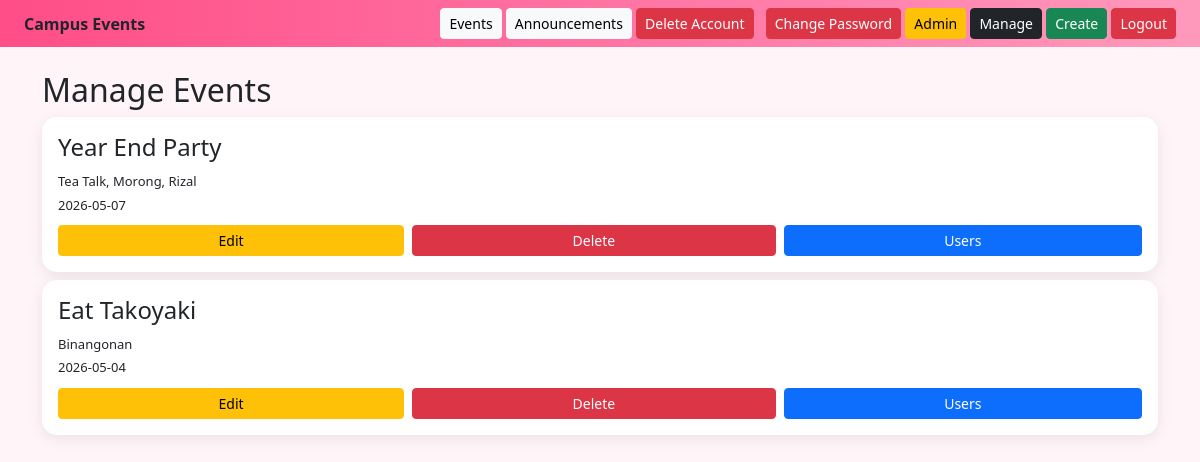
The page /WAD_SD_PROJECT/admin/manage_events.php (signed in) on the database its author committed.
### tables this page shows
CREATE TABLE `events` (
  `id` int(11) NOT NULL,
  `title` varchar(255) NOT NULL,
  `venue` varchar(255) NOT NULL,
  `event_date` date NOT NULL,
  `image` varchar(255) DEFAULT NULL
);

### WAD_SD_PROJECT/admin/manage_events.php (the view, shortened to what this page needs)
<?php
include '../config.php';
$events = $conn->query("SELECT * FROM events");
?>
<!DOCTYPE html>
<html>
<head>
<?php include '../includes/bootstrap.php'; ?>
</head>
<body>
<?php include '../includes/navbar.php'; ?>
<div class="container mt-4">
<h2>Manage Events</h2>
<?php while($e=$events->fetch_assoc()){ ?>
<div class="card card-custom p-3 mb-2">
<h4><?= $e['title'] ?></h4>
<p><?= $e['venue'] ?></p>
<p><?= $e['event_date'] ?></p>
<div class="d-flex gap-2 mt-2">
<a class="btn btn-warning btn-sm flex-fill" href="edit_event.php?id=<?= $e['id'] ?>">Edit</a>
<a class="btn btn-danger btn-sm flex-fill" href="delete_event.php?id=<?= $e['id'] ?>">Delete</a>
<a class="btn btn-primary btn-sm flex-fill" href="view_users.php?event_id=<?= $e['id'] ?>">Users</a>
</div>
</div>
<?php } ?>
</div>
</body>
</html>

### WAD_SD_PROJECT/assets/css/style.css (style rules this page uses)
body { background:#fff5f8; font-family:Segoe UI; }
.card-custom { border:none; border-radius:15px; box-shadow:0 4px 15px rgba(0,0,0,0.08); background:white; padding:10px; }
.card-custom p { font-size:13px; margin:2px 0; }

### rows shown on the page
events: title "Year End Party", venue "Tea Talk, Morong, Rizal", event_date "2026-05-07"
events: title "Eat Takoyaki", venue "Binangonan", event_date "2026-05-04"
